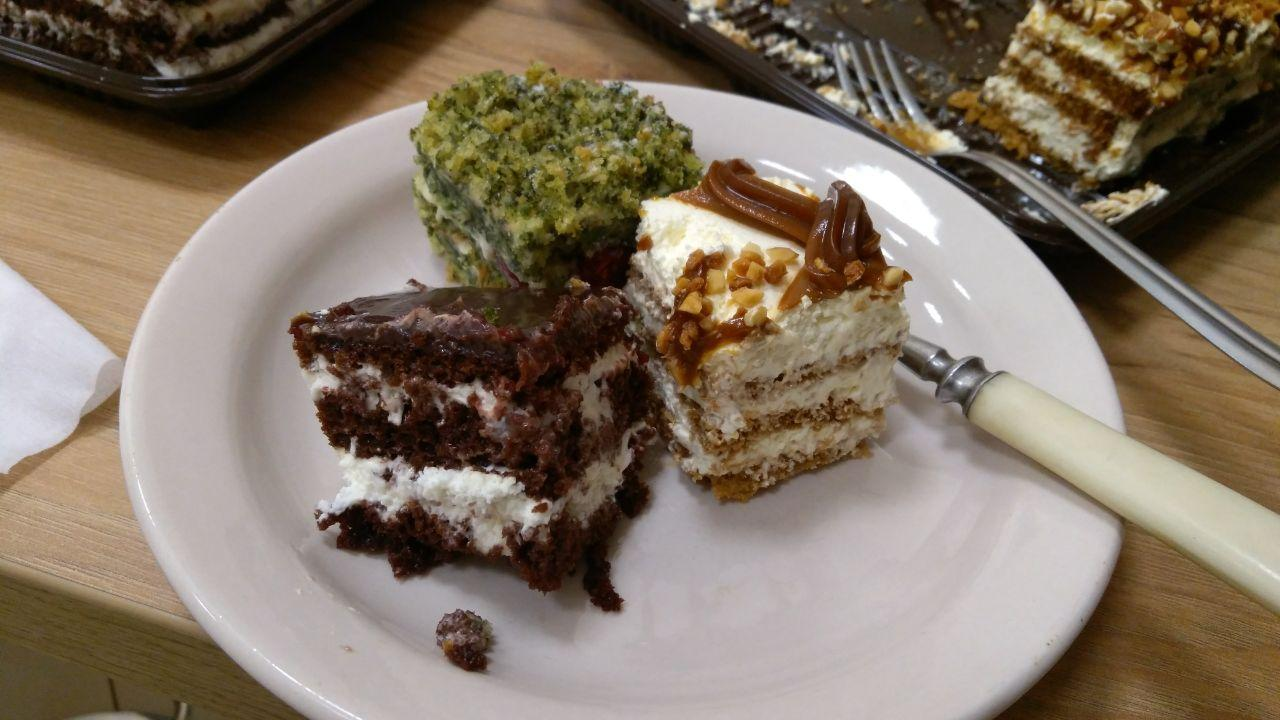
#> input picture Files/im1.jpg, 1280 x 720 px
$ python opencv_tutorial_1.py
#> lines starting #> are read from the running program, lines starting #| are printed output that depends on the picture
import numpy as np
import cv2
import imutils

image = cv2.imread("Files/im1.jpg")
#> image is the input picture: shape (720, 1280, 3); mean B, G, R 99.9, 115.7, 130.2
(h,w,d) = image.shape
#> h = 720; w = 1280; d = 3
print("width={}, height={}, depth={}".format(w,h,d))
#| width=1280, height=720, depth=3

(B,G,R) = image[100,100]
#> B = 0; G = 4; R = 7
print(R,G,B)
#| 7 4 0

# resize the image to 200x200px, ignoring aspect ratio
resized = cv2.resize(image, (200, 200))
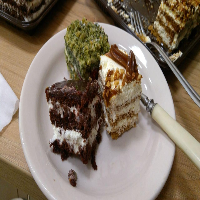
#> resized: shape (200, 200, 3); mean B, G, R 99.9, 115.7, 130.2
#cv2.imshow("Fixed Resizing", resized)

# fixed resizing and distort aspect ratio so let's resize the width
# to be 300px but compute the new height based on the aspect ratio
r = 300.0 / w
#> r = 0.234
dim = (300, int(h * r))
#> dim = (300, 168)
resized = cv2.resize(image, dim)
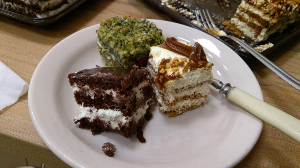
#> resized: shape (168, 300, 3); mean B, G, R 99.8, 115.6, 130.1
#cv2.imshow("Aspect Ratio Resize", resized)

cv2.imshow("image",image)

# manually computing the aspect ratio can be a pain so let's use the
# imutils library instead
resized = imutils.resize(image, width=300)
#cv2.imshow("Imutils Resize", resized)

# extract a 100x100 pixel square ROI (Region of Interest) from the
# input image starting at x=320,y=60 at ending at x=420,y=160
#roi = image[60:160, 320:420]
#cv2.imshow("ROI", roi)
#cv2.waitKey(0)

# let's rotate an image 45 degrees clockwise using OpenCV by first
# computing the image center, then constructing the rotation matrix,
# and then finally applying the affine warp
center = (w // 2,h // 2)
#> center = (640, 360)
Matr = cv2.getRotationMatrix2D(center,-45,1)
rotated = cv2.warpAffine(image,Matr,(w,h))
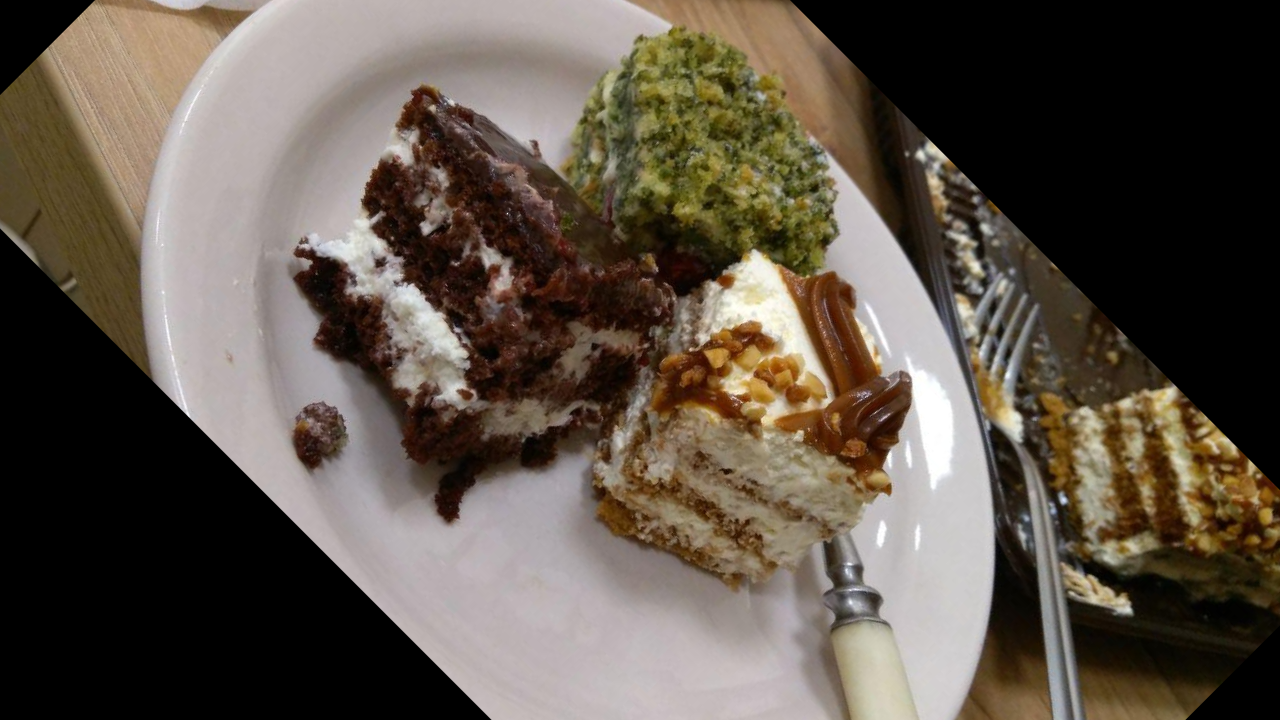
#> rotated: shape (720, 1280, 3); mean B, G, R 73.7, 84.4, 94.5
#cv2.imshow("rotated",rotated)

# apply a Gaussian blur with a 11x11 kernel to the image to smooth it,
# useful when reducing high frequency noise
blurred = cv2.GaussianBlur(image,(11,11),3)
cv2.imshow("Blurred", blurred)
cv2.waitKey(0)

$ run again, with Files/im2.jpg copied over Files/im1.jpg
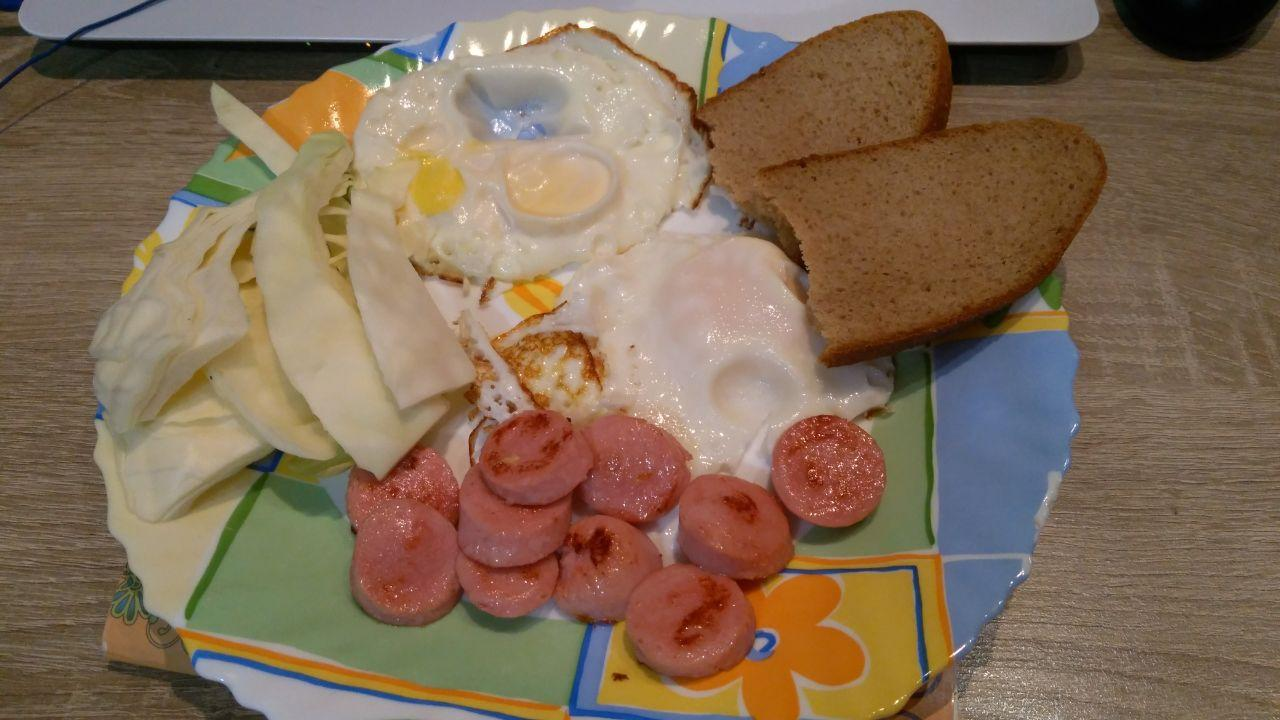
#> input picture Files/im2.jpg, 1280 x 720 px
#> image is the input picture: shape (720, 1280, 3); mean B, G, R 86.2, 108, 130.1
#| width=1280, height=720, depth=3
#> B = 55; G = 81; R = 98
#| 98 81 55
#> `resized = cv2.resize(image, (200, 200))`:
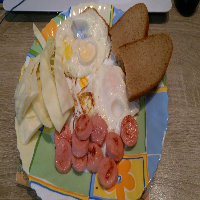
#> resized: shape (200, 200, 3); mean B, G, R 86.1, 107.9, 130
#> `rotated = cv2.warpAffine(image,Matr,(w,h))`:
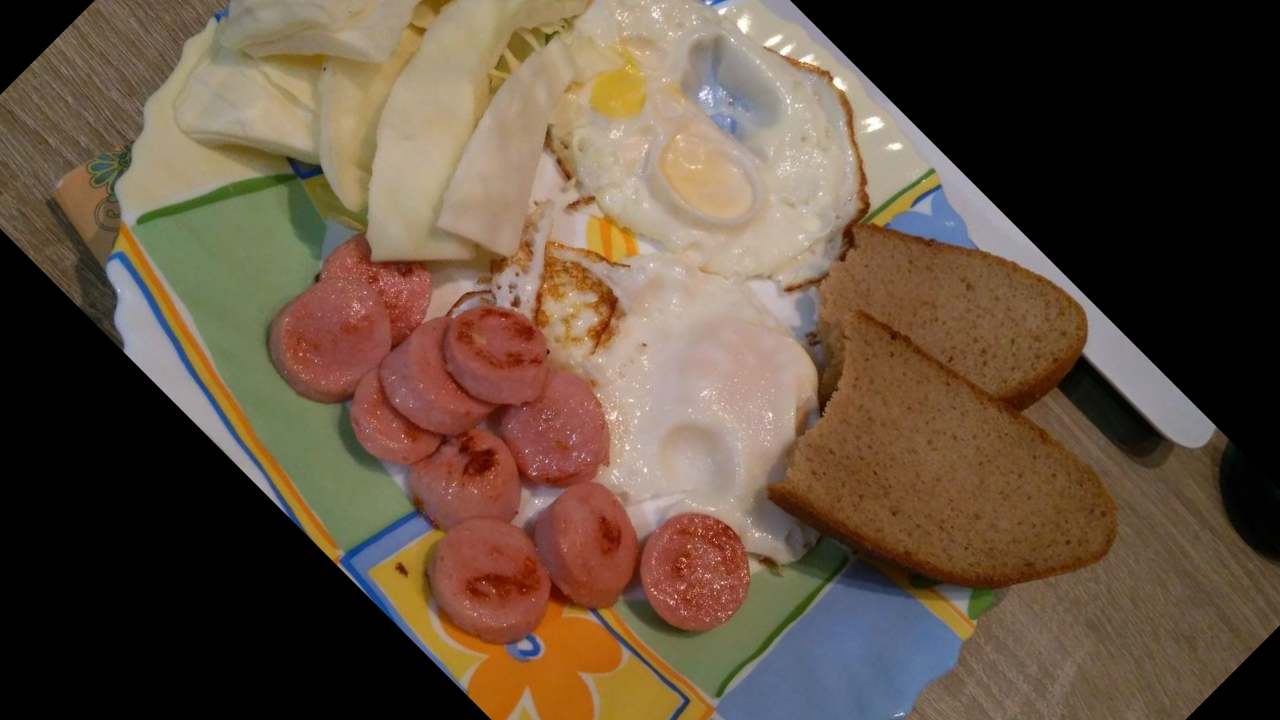
#> rotated: shape (720, 1280, 3); mean B, G, R 63.7, 80.5, 98.8

$ run again, with Files/faces1.jpg copied over Files/im1.jpg
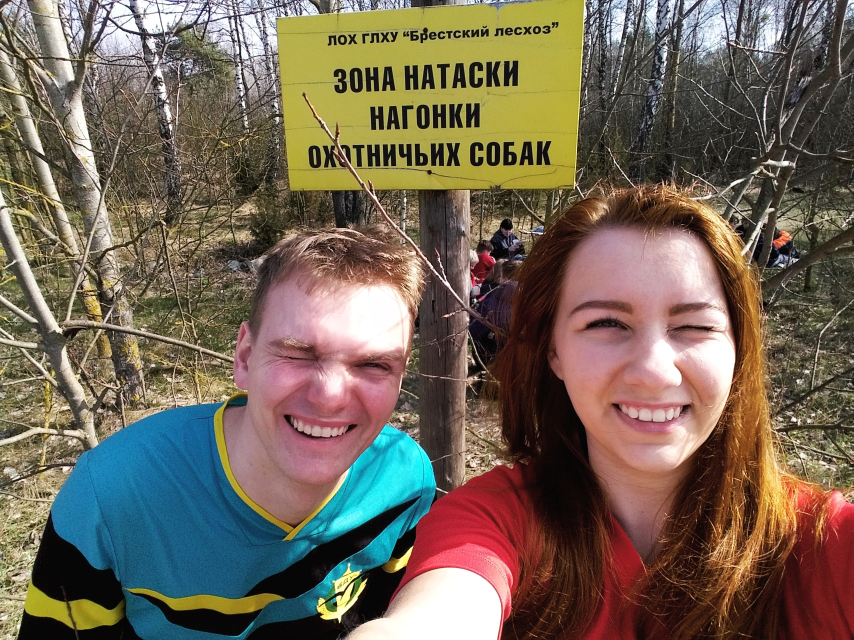
#> input picture Files/faces1.jpg, 2560 x 1920 px (shown at 1/3 size)
#> image is the input picture: shape (1920, 2560, 3); mean B, G, R 86.9, 102.3, 115.7
#| width=2560, height=1920, depth=3
#> B = 94; G = 103; R = 106
#| 106 103 94
#> `resized = cv2.resize(image, (200, 200))`:
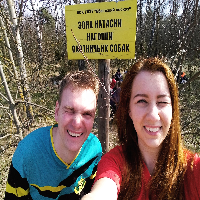
#> resized: shape (200, 200, 3); mean B, G, R 86.8, 102.2, 115.6
#> `rotated = cv2.warpAffine(image,Matr,(w,h))`:
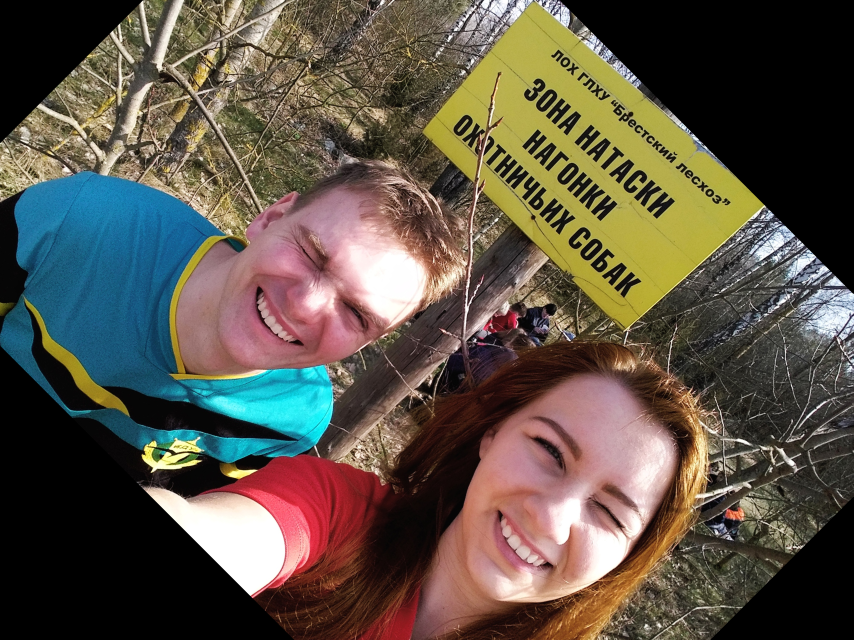
#> rotated: shape (1920, 2560, 3) (shown at 1/3 size); mean B, G, R 71.2, 83.6, 92.6

$ run again, with Files/family.jpg copied over Files/im1.jpg
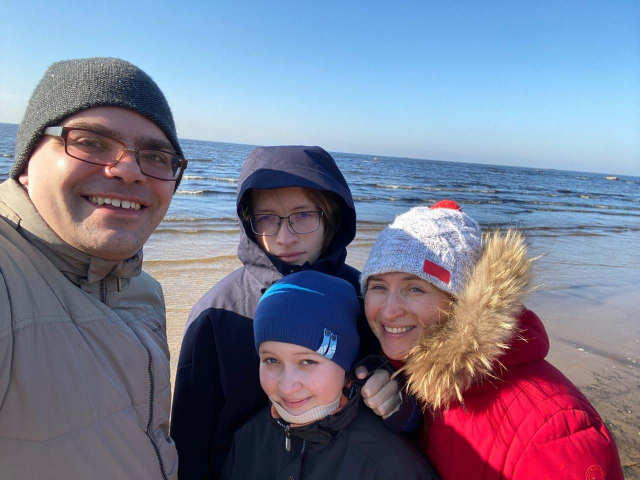
#> input picture Files/family.jpg, 1280 x 960 px (shown at 1/2 size)
#> image is the input picture: shape (960, 1280, 3); mean B, G, R 145.5, 123.8, 122.1
#| width=1280, height=960, depth=3
#> B = 246; G = 214; R = 165
#| 165 214 246
#> `resized = cv2.resize(image, (200, 200))`:
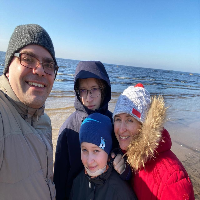
#> resized: shape (200, 200, 3); mean B, G, R 145.5, 123.8, 122.1
#> `rotated = cv2.warpAffine(image,Matr,(w,h))`:
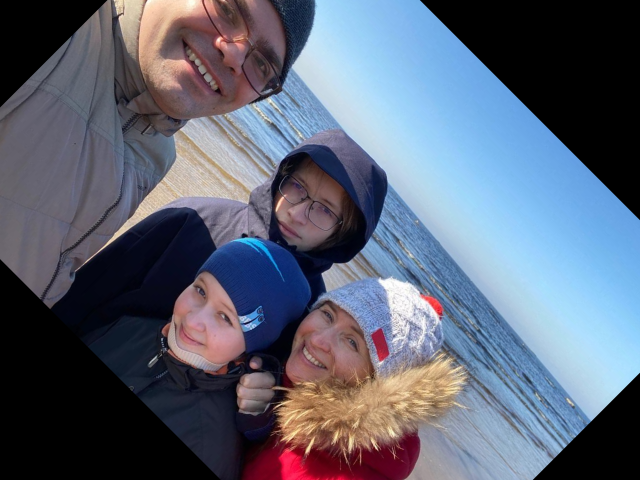
#> rotated: shape (960, 1280, 3) (shown at 1/2 size); mean B, G, R 116.2, 99.4, 92.1
